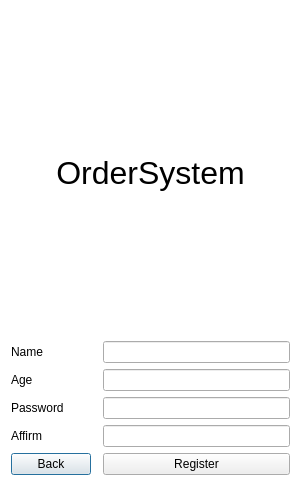
<?xml version="1.0" encoding="UTF-8"?>
<ui version="4.0">
 <class>Register</class>
 <widget class="QDialog" name="Register">
  <property name="geometry">
   <rect>
    <x>0</x>
    <y>0</y>
    <width>301</width>
    <height>486</height>
   </rect>
  </property>
  <property name="windowTitle">
   <string>Dialog</string>
  </property>
  <property name="styleSheet">
   <string notr="true">#Register { 
	background-color: rgb(255, 255, 255);
} 
#Register * { 
border-image:url(); 
}</string>
  </property>
  <layout class="QGridLayout" name="gridLayout">
   <item row="6" column="0">
    <widget class="QLabel" name="AfrLb">
     <property name="text">
      <string>Affirm</string>
     </property>
    </widget>
   </item>
   <item row="1" column="0">
    <widget class="QLabel" name="NameLb_2">
     <property name="text">
      <string>Name</string>
     </property>
    </widget>
   </item>
   <item row="2" column="0">
    <widget class="QLabel" name="AgeLb">
     <property name="text">
      <string>Age</string>
     </property>
    </widget>
   </item>
   <item row="6" column="2">
    <widget class="QLineEdit" name="AfrLe">
     <property name="echoMode">
      <enum>QLineEdit::Password</enum>
     </property>
    </widget>
   </item>
   <item row="2" column="2">
    <widget class="QLineEdit" name="AgeLe"/>
   </item>
   <item row="5" column="2">
    <widget class="QLineEdit" name="PwdLe">
     <property name="echoMode">
      <enum>QLineEdit::Password</enum>
     </property>
    </widget>
   </item>
   <item row="1" column="2">
    <widget class="QLineEdit" name="NamLe"/>
   </item>
   <item row="5" column="0">
    <widget class="QLabel" name="PwdLb">
     <property name="text">
      <string>Password</string>
     </property>
    </widget>
   </item>
   <item row="7" column="0">
    <widget class="QPushButton" name="BackBtn">
     <property name="text">
      <string>Back</string>
     </property>
    </widget>
   </item>
   <item row="7" column="2">
    <widget class="QPushButton" name="RegBtn">
     <property name="text">
      <string>Register</string>
     </property>
    </widget>
   </item>
   <item row="0" column="0" colspan="3">
    <widget class="QLabel" name="Name">
     <property name="font">
      <font>
       <pointsize>24</pointsize>
      </font>
     </property>
     <property name="text">
      <string>OrderSystem</string>
     </property>
     <property name="alignment">
      <set>Qt::AlignCenter</set>
     </property>
    </widget>
   </item>
  </layout>
 </widget>
 <resources/>
 <connections/>
</ui>
